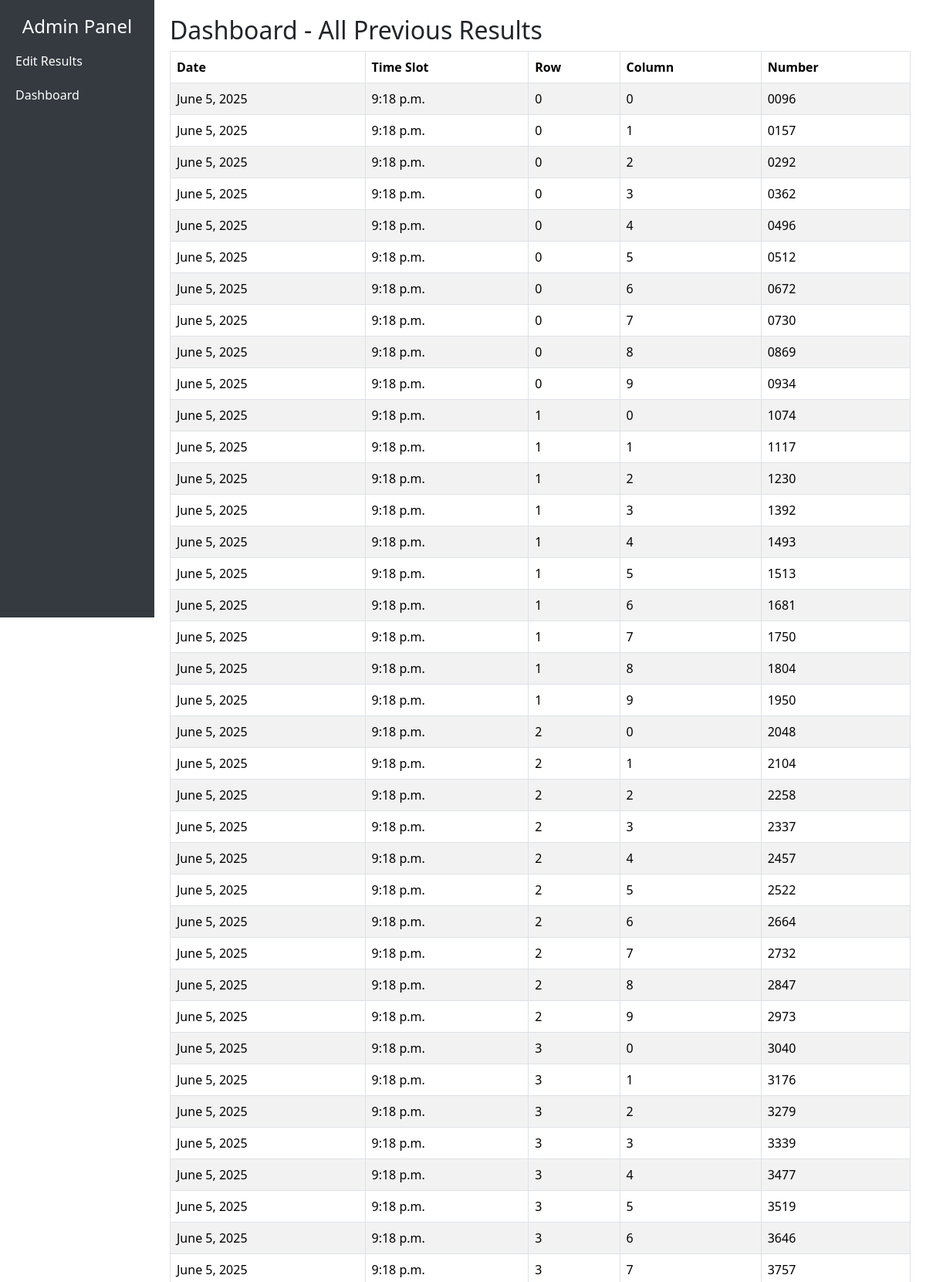
/adminpanel/history/ (signed in, upper part), run on the app's committed database.
### lottery/models.py (models this page shows, shortened)
class LotteryResult(models.Model):
    date = models.DateField(auto_now_add=True)
    time_slot = models.TimeField()
    row = models.IntegerField()
    column = models.IntegerField()
    number = models.CharField(max_length=4)
    created_at = models.DateTimeField(auto_now_add=True)

### lottery/views.py (the view)
# urls.py: path('adminpanel/history/', views.results_history, name='results_history'),
@login_required
def results_history(request):
    all_results = LotteryResult.objects.order_by('-date', '-time_slot')
    return render(request, 'lottery/results_history.html', {'results': all_results})

### lottery/templates/lottery/results_history.html
{% extends 'lottery/base_adminpanel.html' %}
{% block content %}
<h2>Dashboard - All Previous Results</h2>
<table class="table table-striped table-bordered">
  <thead>
    <tr>
      <th>Date</th>
      <th>Time Slot</th>
      <th>Row</th>
      <th>Column</th>
      <th>Number</th>
    </tr>
  </thead>
  <tbody>
    {% for result in results %}
    <tr>
      <td>{{ result.date }}</td>
      <td>{{ result.time_slot }}</td>
      <td>{{ result.row }}</td>
      <td>{{ result.column }}</td>
      <td>{{ result.number }}</td>
    </tr>
    {% endfor %}
  </tbody>
</table>
{% endblock %}

### lottery/templates/lottery/base_adminpanel.html (style rules this page uses)
body { display: flex; }

### data on the page
LotteryResult: date "June 5, 2025", time_slot "9:18 p.m.", row "0", column "0", number "0096"
LotteryResult: date "June 5, 2025", time_slot "9:18 p.m.", row "0", column "1", number "0157"
LotteryResult: date "June 5, 2025", time_slot "9:18 p.m.", row "0", column "2", number "0292"
LotteryResult: date "June 5, 2025", time_slot "9:18 p.m.", row "0", column "3", number "0362"
LotteryResult: date "June 5, 2025", time_slot "9:18 p.m.", row "0", column "4", number "0496"
LotteryResult: date "June 5, 2025", time_slot "9:18 p.m.", row "0", column "5", number "0512"
LotteryResult: date "June 5, 2025", time_slot "9:18 p.m.", row "0", column "6", number "0672"
LotteryResult: date "June 5, 2025", time_slot "9:18 p.m.", row "0", column "7", number "0730"
LotteryResult: date "June 5, 2025", time_slot "9:18 p.m.", row "0", column "8", number "0869"
LotteryResult: date "June 5, 2025", time_slot "9:18 p.m.", row "0", column "9", number "0934"
LotteryResult: date "June 5, 2025", time_slot "9:18 p.m.", row "1", column "0", number "1074"
LotteryResult: date "June 5, 2025", time_slot "9:18 p.m.", row "1", column "1", number "1117"
LotteryResult: date "June 5, 2025", time_slot "9:18 p.m.", row "1", column "2", number "1230"
LotteryResult: date "June 5, 2025", time_slot "9:18 p.m.", row "1", column "3", number "1392"
LotteryResult: date "June 5, 2025", time_slot "9:18 p.m.", row "1", column "4", number "1493"
LotteryResult: date "June 5, 2025", time_slot "9:18 p.m.", row "1", column "5", number "1513"
LotteryResult: date "June 5, 2025", time_slot "9:18 p.m.", row "1", column "6", number "1681"
LotteryResult: date "June 5, 2025", time_slot "9:18 p.m.", row "1", column "7", number "1750"
LotteryResult: date "June 5, 2025", time_slot "9:18 p.m.", row "1", column "8", number "1804"
LotteryResult: date "June 5, 2025", time_slot "9:18 p.m.", row "1", column "9", number "1950"
LotteryResult: date "June 5, 2025", time_slot "9:18 p.m.", row "2", column "0", number "2048"
LotteryResult: date "June 5, 2025", time_slot "9:18 p.m.", row "2", column "1", number "2104"
LotteryResult: date "June 5, 2025", time_slot "9:18 p.m.", row "2", column "2", number "2258"
LotteryResult: date "June 5, 2025", time_slot "9:18 p.m.", row "2", column "3", number "2337"
LotteryResult: date "June 5, 2025", time_slot "9:18 p.m.", row "2", column "4", number "2457"
LotteryResult: date "June 5, 2025", time_slot "9:18 p.m.", row "2", column "5", number "2522"
LotteryResult: date "June 5, 2025", time_slot "9:18 p.m.", row "2", column "6", number "2664"
LotteryResult: date "June 5, 2025", time_slot "9:18 p.m.", row "2", column "7", number "2732"
LotteryResult: date "June 5, 2025", time_slot "9:18 p.m.", row "2", column "8", number "2847"
LotteryResult: date "June 5, 2025", time_slot "9:18 p.m.", row "2", column "9", number "2973"
LotteryResult: date "June 5, 2025", time_slot "9:18 p.m.", row "3", column "0", number "3040"
LotteryResult: date "June 5, 2025", time_slot "9:18 p.m.", row "3", column "1", number "3176"
LotteryResult: date "June 5, 2025", time_slot "9:18 p.m.", row "3", column "2", number "3279"
LotteryResult: date "June 5, 2025", time_slot "9:18 p.m.", row "3", column "3", number "3339"
LotteryResult: date "June 5, 2025", time_slot "9:18 p.m.", row "3", column "4", number "3477"
LotteryResult: date "June 5, 2025", time_slot "9:18 p.m.", row "3", column "5", number "3519"
LotteryResult: date "June 5, 2025", time_slot "9:18 p.m.", row "3", column "6", number "3646"
LotteryResult: date "June 5, 2025", time_slot "9:18 p.m.", row "3", column "7", number "3757"
